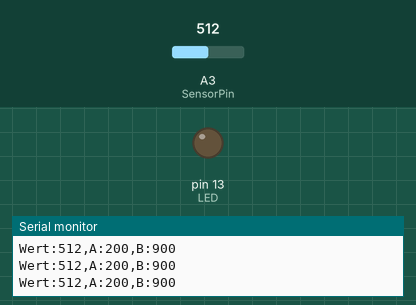
A sketch run on a simulated Arduino Uno, built with avr-gcc and run on an emulated ATmega328P. Parts: output pins drawn as LEDs (lit = HIGH), the last lines printed to the serial monitor. The test bench sets the inputs (shaded band); at power-on: A3 (SensorPin) = 512.

Above: at 1.2 s.
1.3 s: A3 (SensorPin) set to 788
2.8 s: A3 (SensorPin) set to 818
At 3.8 s:
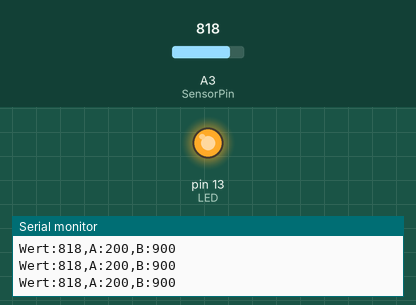
4.3 s: A3 (SensorPin) set to 716
At 5.3 s:
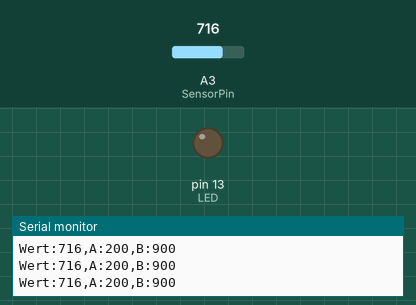
5.8 s: A3 (SensorPin) set to 1023
At 6.2 s:
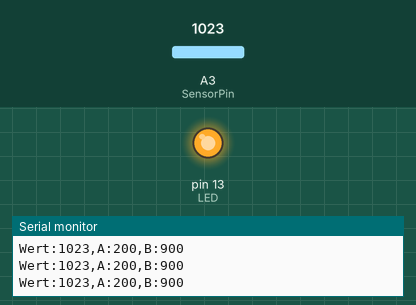
Timing chart, 0 to 8.3 s (numbered marks = the images above; inputs shaded):
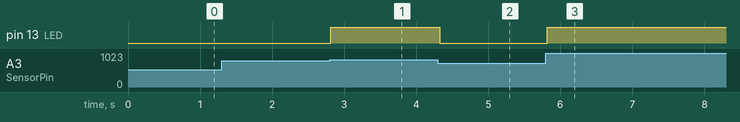

The sketch:

nwt_pulssensor_2.0.ino
```cpp
int SensorPin = A3;
int LED = 13;


int Sensorwert;
int Grenzwert = 800;

int stat = 0;
unsigned long startTime = 0;
int puls = 0;

void setup() {
  pinMode(LED, OUTPUT);
  Serial.begin(9600);
}

void loop() {
  Sensorwert = analogRead(SensorPin);
  Serial.print("Wert:");
  Serial.print(Sensorwert);
  Serial.print(",A:200");
  Serial.println(",B:900");


  if(millis() < startTime + 15000){
    if (Sensorwert > Grenzwert && stat == 0) {
      digitalWrite(LED, HIGH);
      stat = 1;
      puls++;
      Serial.println(puls);
    } else if(Sensorwert < Grenzwert && stat == 1){
      digitalWrite(LED, LOW);
      stat = 0;
    }
  }else{
    puls = puls*4;
    Serial.print("Puls: ");
    Serial.println(puls);
    puls = 0;
    startTime = millis();
  }

  delay(10);  // Kurze Pause im Code, damit die Messwerte besser zu erkennen sind.
}
```

Measured:
- the behaviour switches between 800 and 801 on A3 (SensorPin) (found by bisection; images 0 and 1)
- after the input at 2.8 s, pin 13 (LED): LOW → HIGH at once
- after the input at 4.3 s, pin 13 (LED): HIGH → LOW at once
- after the input at 5.8 s, pin 13 (LED): LOW → HIGH at once
